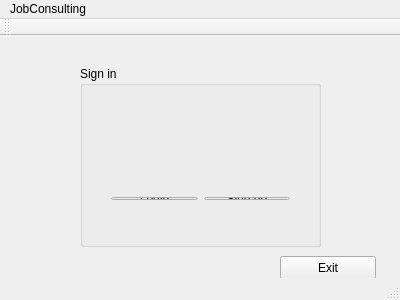
<?xml version="1.0" encoding="UTF-8"?>
<ui version="4.0">
 <class>MainWindow</class>
 <widget class="QMainWindow" name="MainWindow">
  <property name="geometry">
   <rect>
    <x>0</x>
    <y>0</y>
    <width>400</width>
    <height>300</height>
   </rect>
  </property>
  <property name="windowTitle">
   <string>MainWindow</string>
  </property>
  <widget class="QWidget" name="centralWidget">
   <widget class="QGroupBox" name="groupBox">
    <property name="geometry">
     <rect>
      <x>80</x>
      <y>30</y>
      <width>241</width>
      <height>181</height>
     </rect>
    </property>
    <property name="title">
     <string>Sign in</string>
    </property>
    <widget class="QWidget" name="layoutWidget">
     <property name="geometry">
      <rect>
       <x>10</x>
       <y>50</y>
       <width>215</width>
       <height>22</height>
      </rect>
     </property>
     <layout class="QHBoxLayout" name="horizontalLayout">
      <item>
       <widget class="QLabel" name="label">
        <property name="font">
         <font>
          <family>휴먼둥근헤드라인</family>
          <weight>50</weight>
          <bold>false</bold>
         </font>
        </property>
        <property name="text">
         <string>username</string>
        </property>
       </widget>
      </item>
      <item>
       <widget class="QLineEdit" name="lineEdit_username"/>
      </item>
     </layout>
    </widget>
    <widget class="QWidget" name="layoutWidget">
     <property name="geometry">
      <rect>
       <x>10</x>
       <y>90</y>
       <width>214</width>
       <height>22</height>
      </rect>
     </property>
     <layout class="QHBoxLayout" name="horizontalLayout_2">
      <item>
       <widget class="QLabel" name="label_2">
        <property name="font">
         <font>
          <family>휴먼둥근헤드라인</family>
         </font>
        </property>
        <property name="text">
         <string>password</string>
        </property>
       </widget>
      </item>
      <item>
       <widget class="QLineEdit" name="lineEdit_password">
        <property name="inputMask">
         <string/>
        </property>
        <property name="echoMode">
         <enum>QLineEdit::Password</enum>
        </property>
       </widget>
      </item>
     </layout>
    </widget>
    <widget class="QWidget" name="layoutWidget">
     <property name="geometry">
      <rect>
       <x>20</x>
       <y>120</y>
       <width>201</width>
       <height>25</height>
      </rect>
     </property>
     <layout class="QHBoxLayout" name="horizontalLayout_3">
      <item>
       <widget class="QPushButton" name="pushButton_login">
        <property name="text">
         <string>Login</string>
        </property>
       </widget>
      </item>
      <item>
       <widget class="QPushButton" name="pushButton_signup">
        <property name="text">
         <string>Sign up</string>
        </property>
       </widget>
      </item>
     </layout>
    </widget>
   </widget>
   <widget class="QPushButton" name="pushButton_exit">
    <property name="geometry">
     <rect>
      <x>280</x>
      <y>220</y>
      <width>96</width>
      <height>23</height>
     </rect>
    </property>
    <property name="text">
     <string>Exit</string>
    </property>
   </widget>
  </widget>
  <widget class="QToolBar" name="mainToolBar">
   <attribute name="toolBarArea">
    <enum>TopToolBarArea</enum>
   </attribute>
   <attribute name="toolBarBreak">
    <bool>false</bool>
   </attribute>
  </widget>
  <widget class="QStatusBar" name="statusBar"/>
  <widget class="QMenuBar" name="menuBar">
   <property name="geometry">
    <rect>
     <x>0</x>
     <y>0</y>
     <width>400</width>
     <height>21</height>
    </rect>
   </property>
   <widget class="QMenu" name="menuJobConsulting">
    <property name="title">
     <string>JobConsulting</string>
    </property>
   </widget>
   <addaction name="menuJobConsulting"/>
  </widget>
 </widget>
 <layoutdefault spacing="6" margin="11"/>
 <resources/>
 <connections/>
</ui>
